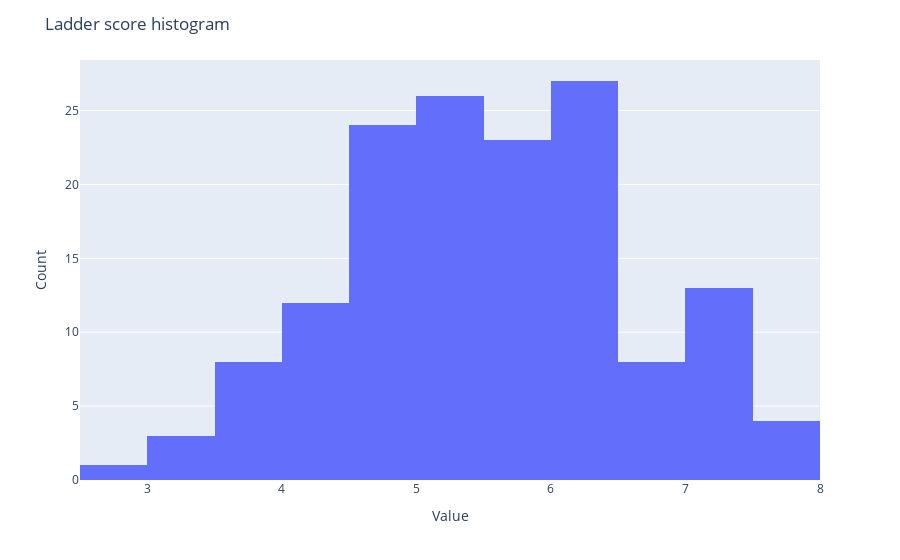
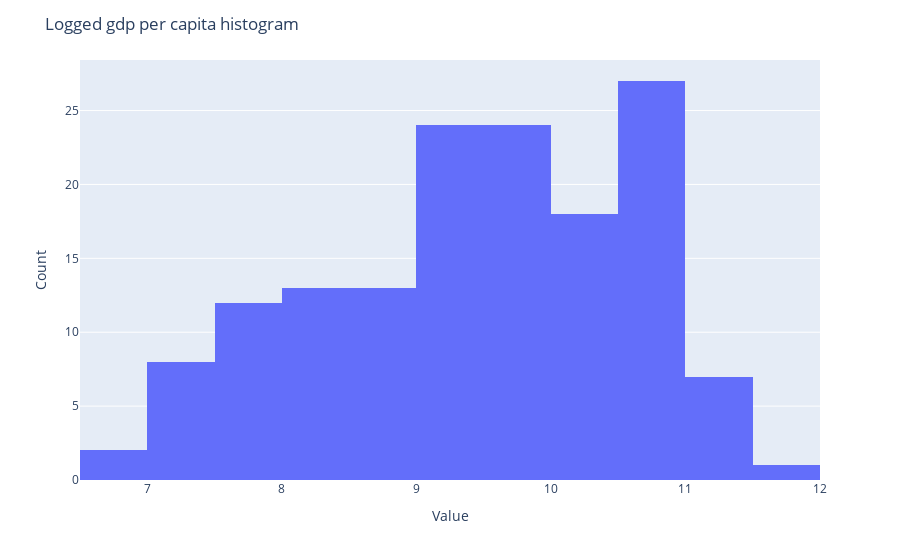
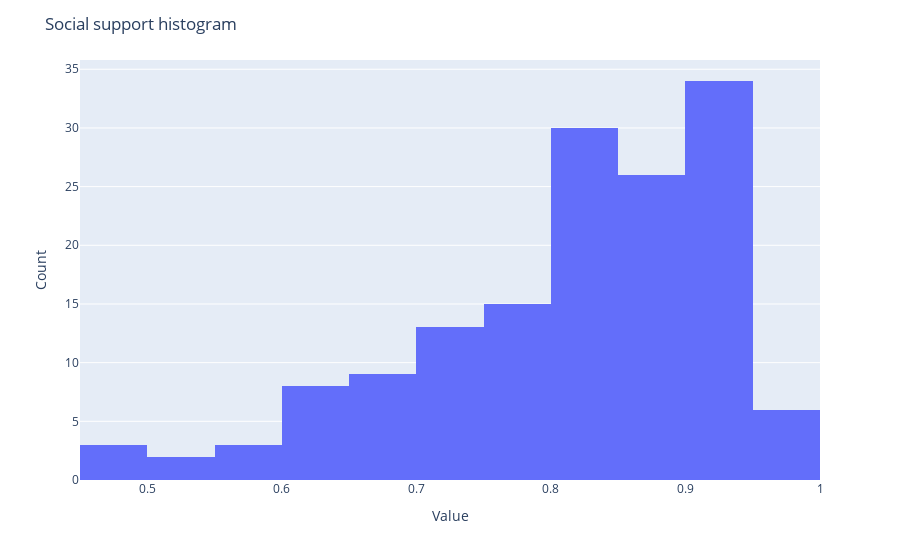
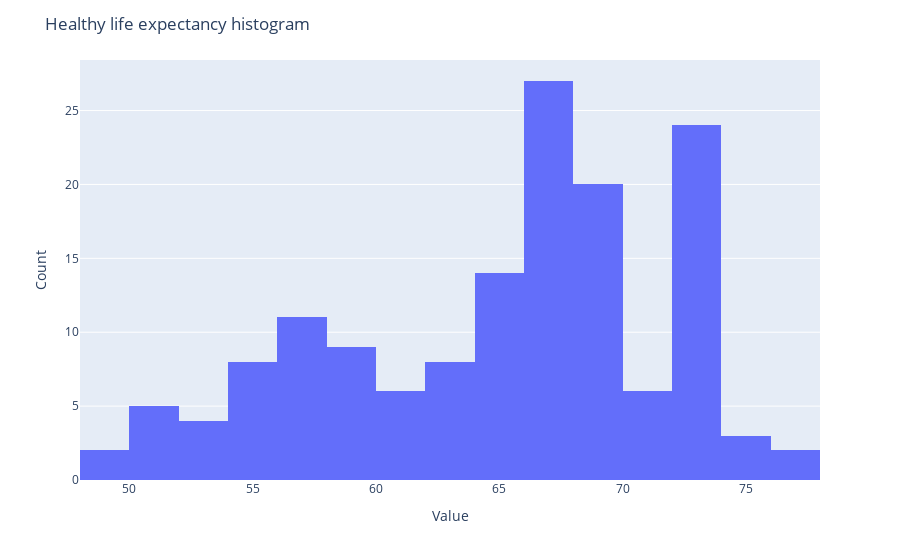

The cell these charts' notebook holds for them, in order:
### Code cell
for column in numerical.columns:
    plot_histogram(numerical, column)

### Figure 1 — Plotly figure (JSON) as saved in the notebook; plotly's stock layout.template omitted (floating-point values rounded to 4 significant figures; data arrays with more than 128 entries replaced by an {"elided": "..."} marker saying what was removed)
{"data": [{"alignmentgroup": "True", "bingroup": "x", "hovertemplate": "ladder_score=%{x}<br>count=%{y}<extra></extra>", "legendgroup": "", "marker": {"color": "#636efa", "pattern": {"shape": ""}}, "name": "", "offsetgroup": "", "orientation": "v", "showlegend": false, "type": "histogram", "x": {"elided": "149 float values"}, "xaxis": "x", "yaxis": "y"}], "layout": {"barmode": "relative", "legend": {"tracegroupgap": 0}, "margin": {"t": 60}, "title": {"text": "Ladder score histogram"}, "xaxis": {"anchor": "y", "domain": [0, 1], "title": {"text": "Value"}}, "yaxis": {"anchor": "x", "domain": [0, 1], "title": {"text": "Count"}}}}

### Figure 2 — Plotly figure (JSON) as saved in the notebook; plotly's stock layout.template omitted (floating-point values rounded to 4 significant figures; data arrays with more than 128 entries replaced by an {"elided": "..."} marker saying what was removed)
{"data": [{"alignmentgroup": "True", "bingroup": "x", "hovertemplate": "logged_gdp_per_capita=%{x}<br>count=%{y}<extra></extra>", "legendgroup": "", "marker": {"color": "#636efa", "pattern": {"shape": ""}}, "name": "", "offsetgroup": "", "orientation": "v", "showlegend": false, "type": "histogram", "x": {"elided": "149 float values"}, "xaxis": "x", "yaxis": "y"}], "layout": {"barmode": "relative", "legend": {"tracegroupgap": 0}, "margin": {"t": 60}, "title": {"text": "Logged gdp per capita histogram"}, "xaxis": {"anchor": "y", "domain": [0, 1], "title": {"text": "Value"}}, "yaxis": {"anchor": "x", "domain": [0, 1], "title": {"text": "Count"}}}}

### Figure 3 — Plotly figure (JSON) as saved in the notebook; plotly's stock layout.template omitted (floating-point values rounded to 4 significant figures; data arrays with more than 128 entries replaced by an {"elided": "..."} marker saying what was removed)
{"data": [{"alignmentgroup": "True", "bingroup": "x", "hovertemplate": "social_support=%{x}<br>count=%{y}<extra></extra>", "legendgroup": "", "marker": {"color": "#636efa", "pattern": {"shape": ""}}, "name": "", "offsetgroup": "", "orientation": "v", "showlegend": false, "type": "histogram", "x": {"elided": "149 float values"}, "xaxis": "x", "yaxis": "y"}], "layout": {"barmode": "relative", "legend": {"tracegroupgap": 0}, "margin": {"t": 60}, "title": {"text": "Social support histogram"}, "xaxis": {"anchor": "y", "domain": [0, 1], "title": {"text": "Value"}}, "yaxis": {"anchor": "x", "domain": [0, 1], "title": {"text": "Count"}}}}

### Figure 4 — Plotly figure (JSON) as saved in the notebook; plotly's stock layout.template omitted (floating-point values rounded to 4 significant figures; data arrays with more than 128 entries replaced by an {"elided": "..."} marker saying what was removed)
{"data": [{"alignmentgroup": "True", "bingroup": "x", "hovertemplate": "healthy_life_expectancy=%{x}<br>count=%{y}<extra></extra>", "legendgroup": "", "marker": {"color": "#636efa", "pattern": {"shape": ""}}, "name": "", "offsetgroup": "", "orientation": "v", "showlegend": false, "type": "histogram", "x": {"elided": "149 float values"}, "xaxis": "x", "yaxis": "y"}], "layout": {"barmode": "relative", "legend": {"tracegroupgap": 0}, "margin": {"t": 60}, "title": {"text": "Healthy life expectancy histogram"}, "xaxis": {"anchor": "y", "domain": [0, 1], "title": {"text": "Value"}}, "yaxis": {"anchor": "x", "domain": [0, 1], "title": {"text": "Count"}}}}
